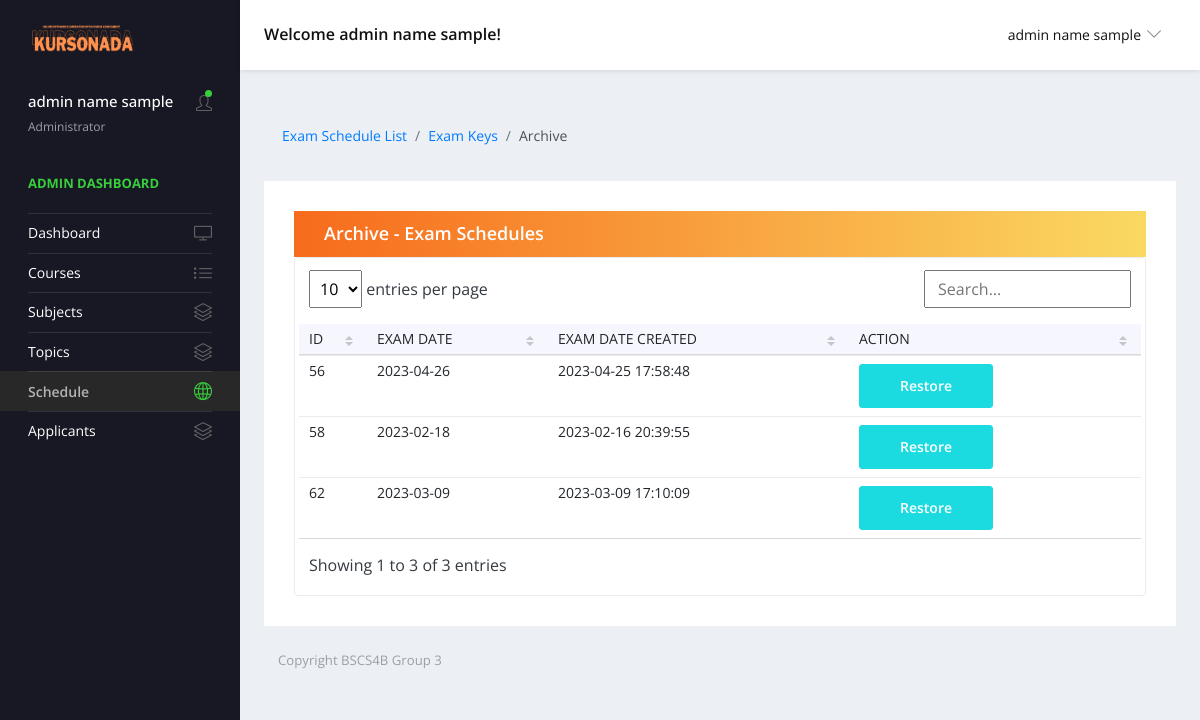
The page /views/archived_schedule.php (signed in) on the database as committed earlier.
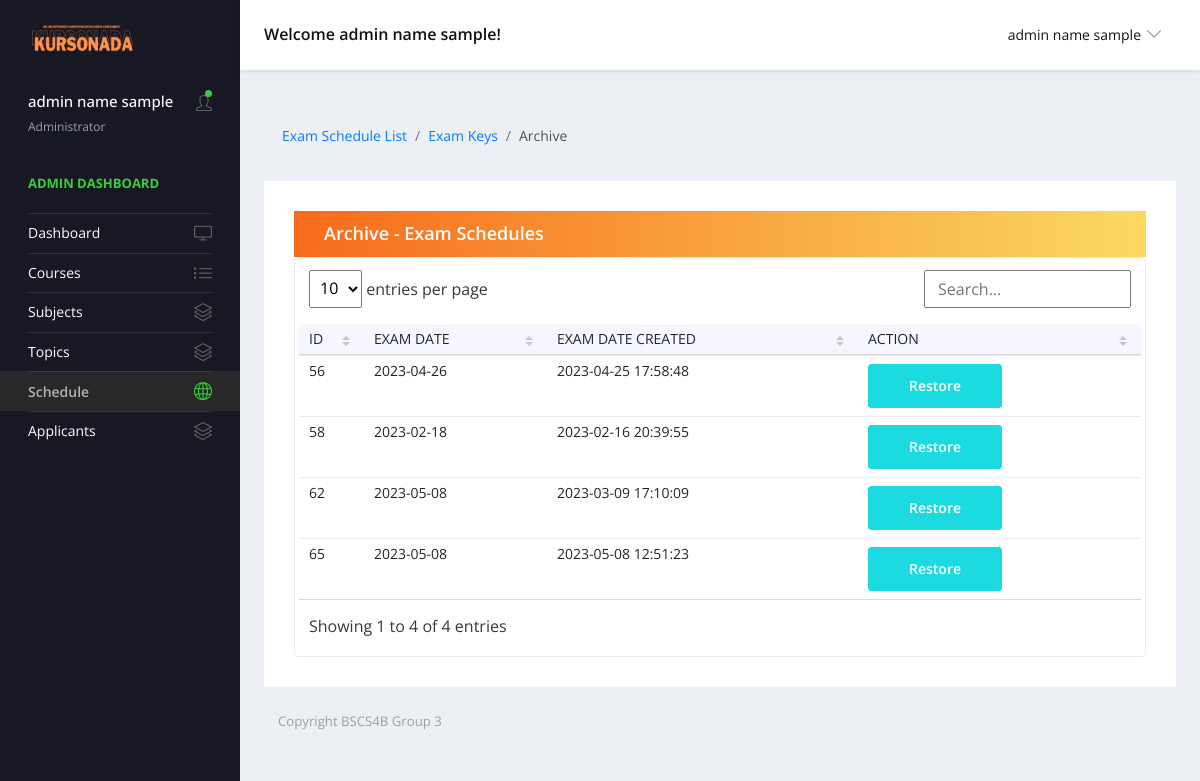
The same page on the database as committed later.
### tables this page shows
CREATE TABLE `admin_schedule` (
  `id` int(11) NOT NULL,
  `exam_date` varchar(255) NOT NULL,
  `exam_time` time NOT NULL,
  `exam_time_end` time NOT NULL,
  `exam_date_created` datetime NOT NULL
);

### forms/adminQueries.php (called while the page is built, shortened)
<?php
function getExamDates() {
    $url = 'localhost';
    $username = 'root';
    $password = '';
    $conn = new mysqli($url, $username, $password, 'project');
    $sql = mysqli_query($conn,
    "SELECT id,exam_date,exam_time,exam_time_end,exam_date_created
    FROM admin_schedule
    ");
    return mysqli_fetch_all($sql, MYSQLI_ASSOC);
}
?>

### views/archived_schedule.php (the view, shortened to what the changed rows need)
<?php
    include '../forms/adminQueries.php';
?>
<!DOCTYPE html>
<html lang="en">
  <head>
    <link rel="stylesheet" href="../vendors/simple-line-icons/css/simple-line-icons.css">
    <link rel="stylesheet" href="../vendors/flag-icon-css/css/flag-icon.min.css">
    <link rel="stylesheet" href="../vendors/css/vendor.bundle.base.css">
    <link rel="stylesheet" href="../vendors/daterangepicker/daterangepicker.css">
    <link rel="stylesheet" href="../vendors/chartist/chartist.min.css">
    <link rel="stylesheet" href="../assets/css/style-admin.css">
  </head>
  <body>
    <div class="container-scroller">
      <div class="container-fluid page-body-wrapper">
       <div class="main-panel">
        <div class="content-wrapper">
          <div class="row quick-action-toolbar">
            <div class="col-md-12 grid-margin">
              <div class="card">
                <div class="card-body">
                  <div class="card-header d-block d-md-flex">
                    <h5 class="mb-0">Archive - Exam Schedules</h5>
                  </div>
                  <div class="table-responsive border rounded p-1">
                  <table class="table table-hover text-nowrap datatable">
                        <thead>
                            <tr>
                            <th scope="col">ID</th>
                            <th scope="col">EXAM DATE</th>
                          <th scope="col">EXAM DATE CREATED</th>
                          <th scope="col">ACTION</th>
                        </thead>
                        <tbody>
                            <?php
                            $rows = getExamDates();
                            $i = 0;
                                while ($i < count($rows)) {
                                    $row = $rows[$i];
                                    $id = $row['id'];
                                    $exam_date = $row['exam_date'];
                                    $datecreated = $row['exam_date_created'];
                                    echo "<tr>
                                    <td>" . $id . "</td>
                                    <td>" .$exam_date . "</td>
                                    <td>" . $datecreated . "</td>
                                    <td>" .
                                  "<button type='submit' class='btn btn-primary delbtn' data-bs-toggle='modal' data-bs-target='#delmodal' data-dateid='$id' onClick='deleteSchedule(this)'>Restore</button>" .
                                         "</td>
                                    </tr>";
                                    $i++;
                                }
                            ?>
                        </tbody>
                    </table>
                  </div>
              </div>
              </div>
          </div>
        </div>
      </div>
    </div>
    </div>
    <link href="../assets/vendor/simple-datatables/style.css" rel="stylesheet">
  </body>
</html>

Rows that differ between the two databases and show on the page:
changed admin_schedule id 62: exam_date "2023-03-09" → "2023-05-08"
added admin_schedule: id "65", exam_date "2023-05-08", exam_date_created "2023-05-08 12:51:23"
Other text that changed with them:
text written by a page script: "entries per page Showing 1 to 3 of 3 entries" → "entries per page Showing 1 to 4 of 4 entries"
